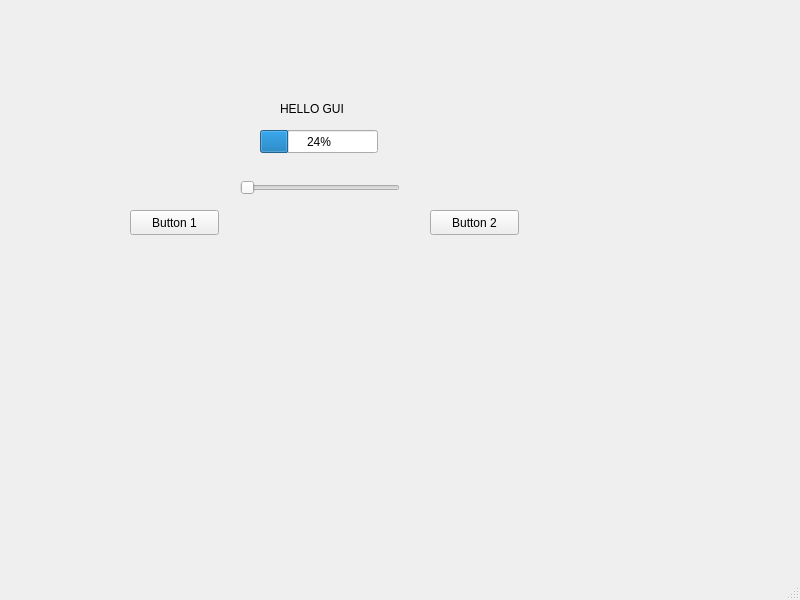
<?xml version="1.0" encoding="UTF-8"?>
<ui version="4.0">
 <class>MainWindow</class>
 <widget class="QMainWindow" name="MainWindow">
  <property name="geometry">
   <rect>
    <x>0</x>
    <y>0</y>
    <width>800</width>
    <height>600</height>
   </rect>
  </property>
  <property name="windowTitle">
   <string>MainWindow</string>
  </property>
  <widget class="QWidget" name="centralwidget">
   <widget class="QPushButton" name="Boton2">
    <property name="geometry">
     <rect>
      <x>430</x>
      <y>210</y>
      <width>89</width>
      <height>25</height>
     </rect>
    </property>
    <property name="text">
     <string>Button 2</string>
    </property>
   </widget>
   <widget class="QPushButton" name="boton1">
    <property name="geometry">
     <rect>
      <x>130</x>
      <y>210</y>
      <width>89</width>
      <height>25</height>
     </rect>
    </property>
    <property name="text">
     <string>Button 1</string>
    </property>
   </widget>
   <widget class="QLabel" name="title">
    <property name="geometry">
     <rect>
      <x>280</x>
      <y>100</y>
      <width>81</width>
      <height>17</height>
     </rect>
    </property>
    <property name="text">
     <string>HELLO GUI</string>
    </property>
   </widget>
   <widget class="QSlider" name="horizontalSlider">
    <property name="geometry">
     <rect>
      <x>240</x>
      <y>180</y>
      <width>160</width>
      <height>16</height>
     </rect>
    </property>
    <property name="orientation">
     <enum>Qt::Horizontal</enum>
    </property>
   </widget>
   <widget class="QProgressBar" name="progressBar">
    <property name="geometry">
     <rect>
      <x>260</x>
      <y>130</y>
      <width>118</width>
      <height>23</height>
     </rect>
    </property>
    <property name="value">
     <number>24</number>
    </property>
   </widget>
  </widget>
  <widget class="QMenuBar" name="menubar">
   <property name="geometry">
    <rect>
     <x>0</x>
     <y>0</y>
     <width>800</width>
     <height>22</height>
    </rect>
   </property>
  </widget>
  <widget class="QStatusBar" name="statusbar"/>
 </widget>
 <resources/>
 <connections>
  <connection>
   <sender>horizontalSlider</sender>
   <signal>valueChanged(int)</signal>
   <receiver>progressBar</receiver>
   <slot>setValue(int)</slot>
   <hints>
    <hint type="sourcelabel">
     <x>301</x>
     <y>209</y>
    </hint>
    <hint type="destinationlabel">
     <x>299</x>
     <y>164</y>
    </hint>
   </hints>
  </connection>
 </connections>
</ui>
